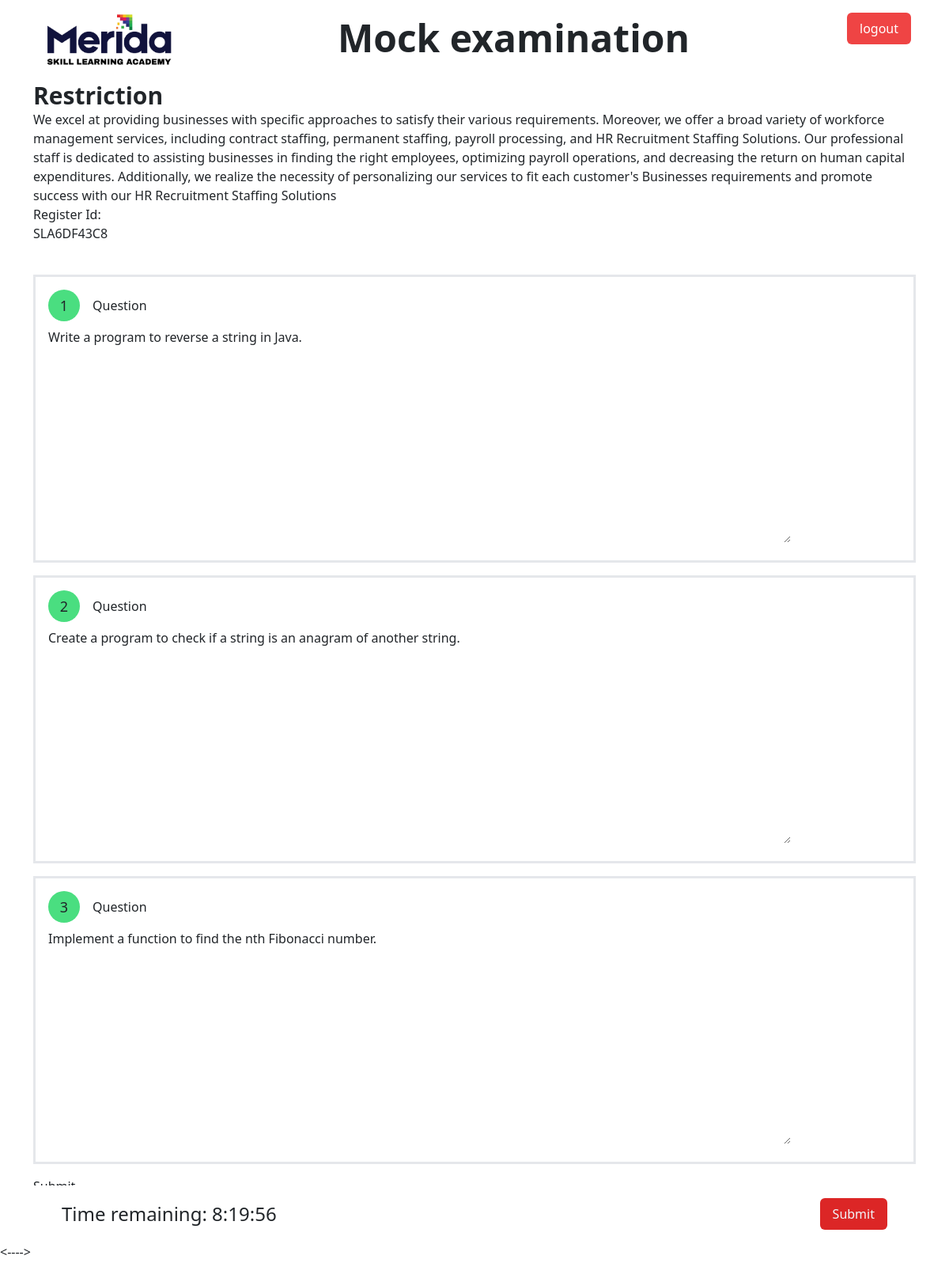
The page /coding/Java/intermediate (signed in) on the database its author committed.
### mockapp/models.py (models this page shows, shortened)
class Coding_Questions(models.Model):
    subject= models.ForeignKey(add_subjects,max_length=200,default=' ',on_delete=models.CASCADE,blank=True)
    test_level = models.CharField(max_length=200,default=' ',choices=testlevel,blank=True,help_text='Choose test level.')
    question_text = models.TextField(default='',blank=True,help_text='Enter your Question here.')
    code_snippet = models.TextField(default=" ",blank=True,help_text='Enter your Programming answer here.')
    correct_answer = models.TextField(default=' ',blank=True,help_text='Enter your Theory answer here.')

### mockapp/views.py (the view, shortened to what this page needs)
# urls.py: path('coding/<subject>/<testlevel>',views.coding_question,name='coding'),
def coding_question(request, subject, testlevel):
    user=request.session.get('user_name')
    loged_in=user_register.objects.get(name=user)
    if loged_in.loged_in==True:
        print(subject, testlevel)
        sub = add_subjects.objects.get(subject=subject)
        coding_q = Coding_Questions.objects.filter(Q(subject=sub.id) & Q(test_level=testlevel))
        if not coding_q.exists():
                return render(request, 'noquestions.html', {'subject': subject.capitalize(),'testlevel':testlevel})
        regi=request.session.get('register_id')
        coding_allow=CodingQuestionsAllow.objects.filter(Q(test_level=testlevel) & Q(coding_sub=sub.pk))
        count=''
        if coding_allow:
            for i in coding_allow:
                count += str(i.no_of_questions)
        else:
            count = 0
        c = int(count) + 1
        return render(request, "CodingAnswers.html", {"coding_q": coding_q, "sub": subject,'testlevel':testlevel,'register_id':regi,'count':c})
    else:
        return render(request,'404.html')

### templates/CodingAnswers.html (shortened to what this page needs)
<!DOCTYPE html>
<html lang="en">
  <head>
    {% load static %}
    <script src="https://cdn.tailwindcss.com"></script>
    <link
      rel="stylesheet"
      href="https://cdnjs.cloudflare.com/ajax/libs/codemirror/5.62.0/codemirror.min.css"
    />
    <link
      href="https://cdn.jsdelivr.net/npm/bootstrap@5.3.2/dist/css/bootstrap.min.css"
      rel="stylesheet"
    />
    <link rel="stylesheet" href="https://cdnjs.cloudflare.com/ajax/libs/codemirror/5.62.0/codemirror.min.css">
  </head>
  <body>
    <div class="px-5 d-none d-sm-flex flex flex-column flex-md-row py-3">
      <img class="w-[180px] mx-auto mx-sm-0 " src="{% static 'images/skill learning logo-04.jpg' %}" alt="" />
      <h1 class="mx-auto w-fit text-4xl lg:text-5xl my-2 fw-semibold ">{{subject}} Mock examination</h1>
      <a href="{% url 'logoutt' %}"  class="p-2 px-3 bg-red-500 text-white rounded h-fit">logout</a>
    </div>
    <div
      id="restictions"
      class="scrolling-list-container container-lg h-[75vh] overflow-y-scroll mx-auto"
    >
      <h2 class="fw-semibold text-3xl">Restriction</h2>
      <p class="">
        We excel at providing businesses with specific approaches to satisfy
        their various requirements. Moreover, we offer a broad variety of
        workforce management services, including contract staffing, permanent
        staffing, payroll processing, and HR Recruitment Staffing Solutions. Our
        professional staff is dedicated to assisting businesses in finding the
        right employees, optimizing payroll operations, and decreasing the
        return on human capital expenditures. Additionally, we realize the
        necessity of personalizing our services to fit each customer's
        Businesses requirements and promote success with our HR Recruitment
        Staffing Solutions
      </p>
      <form id="examForm"  method="POST">
        <label for="regi">Register Id:</label><br>
       <input type="text" id="regi" name="regi" required value="{{register_id}}"><br>
       <div id="error_name" style="color: red;"></div><br>
      {% for question in coding_q %}
        {% if forloop.counter < count %}
      <article class="question p-3 border-3 my-3">
        <div class="flex gap-3 align-items-center">
          <p
            class="rounded-full w-[40px] h-[40px] bg-green-400 text-lg flex align-items-center justify-content-center">
            {{ forloop.counter }}
          </p>
          Question
        </div>
        <p class="my-2">
           {{ question.question_text }}
        </p>
        <textarea class=""  id="answer_{{ question.id }}" name="answer_{{ question.id }}" cols="100" rows="10"></textarea>
      </article>
		{% endif %}
      {% endfor %}
  <button  class="Submit-btn" onclick="submitExam()">Submit</button>
</form>
      </div>
    <article
      class="flex justify-content-between align-items-center py-3 px-5 container-lg"
    >
      <div class="text-2xl" id="countdown">Time : 45:00</div>
      <button onclick="submitExam()" class="p-2 px-3 bg-red-600 text-slate-100 rounded">Submit</button>
    </article>
<---->
  </body>
</html>

### rows shown on the page
Coding_Questions: question_text "Write a program to reverse a string in Java."
Coding_Questions: question_text "Create a program to check if a string is an anagram of another string."
Coding_Questions: question_text "Implement a function to find the nth Fibonacci number."
